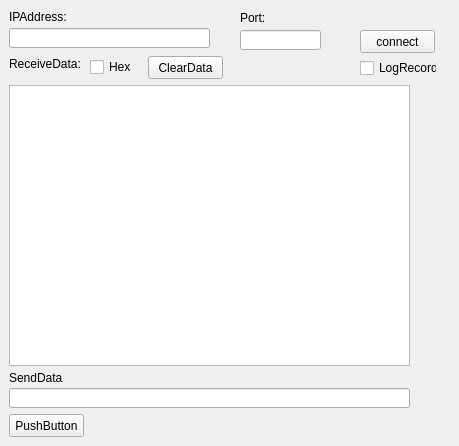
<?xml version="1.0" encoding="UTF-8"?>
<ui version="4.0">
 <class>ClientWidget</class>
 <widget class="QWidget" name="ClientWidget">
  <property name="geometry">
   <rect>
    <x>0</x>
    <y>0</y>
    <width>459</width>
    <height>446</height>
   </rect>
  </property>
  <property name="windowTitle">
   <string>ClientWidget</string>
  </property>
  <widget class="QLineEdit" name="ClientIPlineEdit">
   <property name="geometry">
    <rect>
     <x>9</x>
     <y>28</y>
     <width>201</width>
     <height>20</height>
    </rect>
   </property>
  </widget>
  <widget class="QLineEdit" name="ClientPortlineEdit">
   <property name="geometry">
    <rect>
     <x>240</x>
     <y>30</y>
     <width>81</width>
     <height>20</height>
    </rect>
   </property>
  </widget>
  <widget class="QPushButton" name="ConnpushButton">
   <property name="geometry">
    <rect>
     <x>360</x>
     <y>30</y>
     <width>75</width>
     <height>23</height>
    </rect>
   </property>
   <property name="text">
    <string>connect</string>
   </property>
  </widget>
  <widget class="QTextEdit" name="ClinentRecvDatatextEdit">
   <property name="geometry">
    <rect>
     <x>9</x>
     <y>85</y>
     <width>401</width>
     <height>281</height>
    </rect>
   </property>
  </widget>
  <widget class="QLineEdit" name="ClinentSendDatalineEdit">
   <property name="geometry">
    <rect>
     <x>9</x>
     <y>388</y>
     <width>401</width>
     <height>20</height>
    </rect>
   </property>
  </widget>
  <widget class="QPushButton" name="ClinentSendDatapushButton">
   <property name="geometry">
    <rect>
     <x>9</x>
     <y>414</y>
     <width>75</width>
     <height>23</height>
    </rect>
   </property>
   <property name="text">
    <string>PushButton</string>
   </property>
  </widget>
  <widget class="QLabel" name="label">
   <property name="geometry">
    <rect>
     <x>9</x>
     <y>9</y>
     <width>60</width>
     <height>16</height>
    </rect>
   </property>
   <property name="text">
    <string>IPAddress:</string>
   </property>
  </widget>
  <widget class="QLabel" name="label_2">
   <property name="geometry">
    <rect>
     <x>240</x>
     <y>10</y>
     <width>30</width>
     <height>16</height>
    </rect>
   </property>
   <property name="text">
    <string>Port:</string>
   </property>
  </widget>
  <widget class="QLabel" name="label_3">
   <property name="geometry">
    <rect>
     <x>9</x>
     <y>56</y>
     <width>72</width>
     <height>16</height>
    </rect>
   </property>
   <property name="text">
    <string>ReceiveData:</string>
   </property>
  </widget>
  <widget class="QLabel" name="label_4">
   <property name="geometry">
    <rect>
     <x>9</x>
     <y>370</y>
     <width>54</width>
     <height>16</height>
    </rect>
   </property>
   <property name="text">
    <string>SendData:</string>
   </property>
  </widget>
  <widget class="QCheckBox" name="ClientCheckBox">
   <property name="geometry">
    <rect>
     <x>360</x>
     <y>60</y>
     <width>77</width>
     <height>16</height>
    </rect>
   </property>
   <property name="text">
    <string>LogRecord</string>
   </property>
  </widget>
  <widget class="QPushButton" name="ClientDelpushButton">
   <property name="geometry">
    <rect>
     <x>148</x>
     <y>56</y>
     <width>75</width>
     <height>23</height>
    </rect>
   </property>
   <property name="text">
    <string>ClearData</string>
   </property>
  </widget>
  <widget class="QCheckBox" name="ClientHexcheckBox">
   <property name="geometry">
    <rect>
     <x>90</x>
     <y>59</y>
     <width>41</width>
     <height>16</height>
    </rect>
   </property>
   <property name="text">
    <string>Hex</string>
   </property>
  </widget>
 </widget>
 <layoutdefault spacing="6" margin="11"/>
 <resources/>
 <connections/>
</ui>
